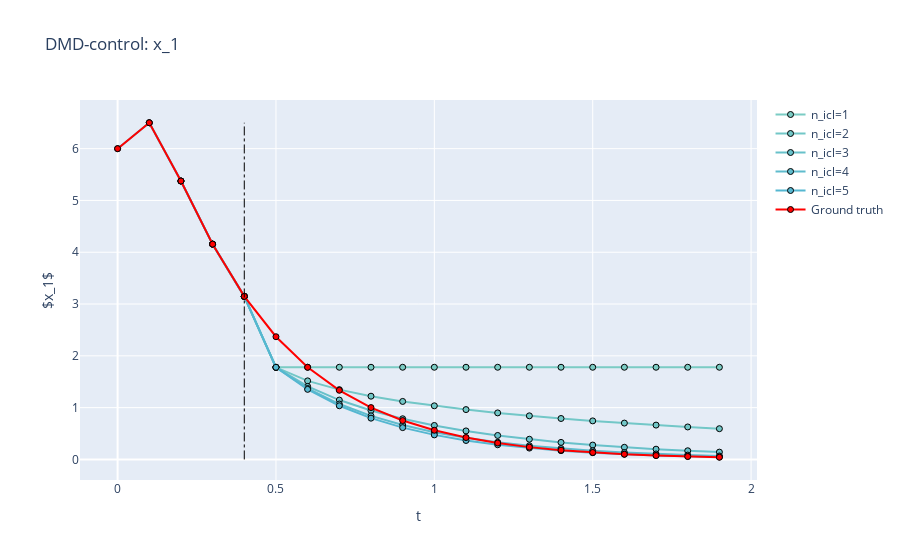
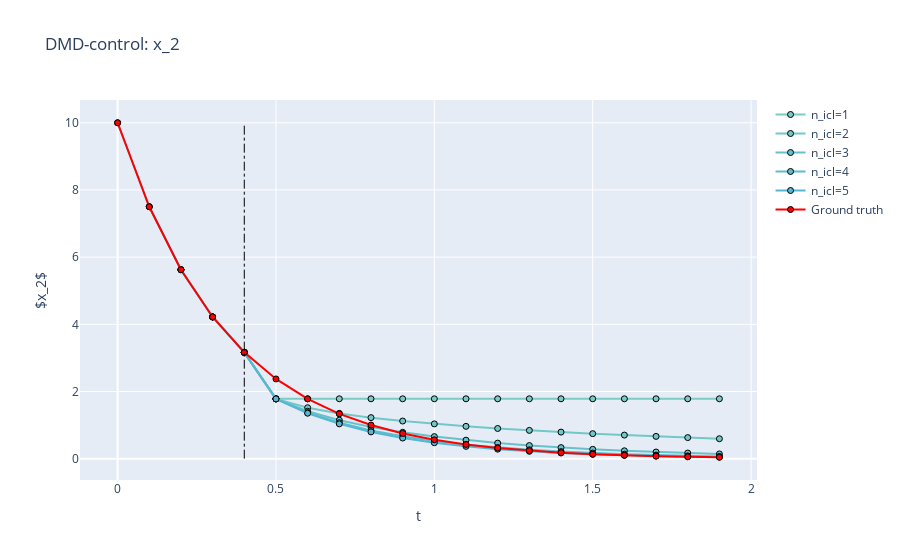
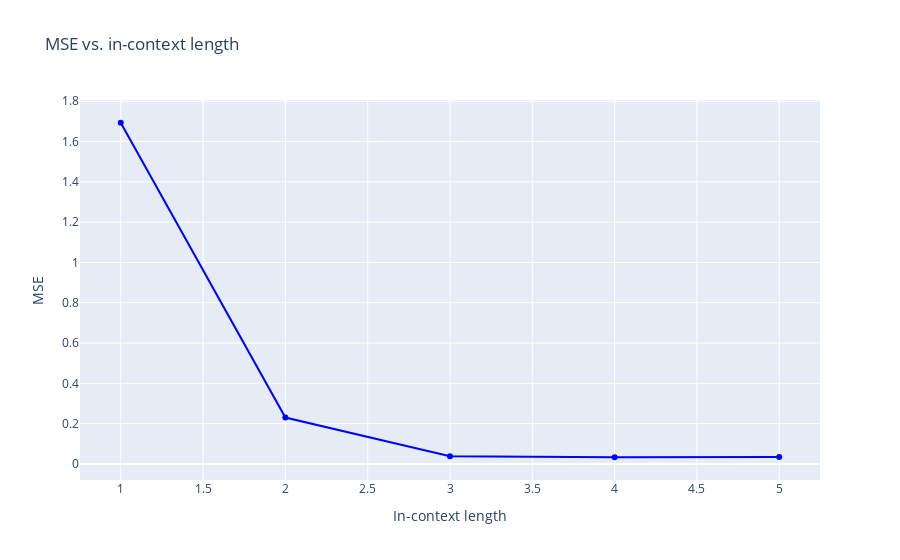

These figures' notebook cell, in order:
### Code cell
T = len(t)
points = np.linspace(0.5, 1.0, T)
color_list = px.colors.sample_colorscale(px.colors.sequential.GnBu, points)
M_icl = T//2 # set max number in-context length to be half of the total time points
M_icl = 5  # Use this to test fixed number of in-context length
m_p = T - M_icl # the size of prediction window

fig1 = go.Figure()
fig2 = go.Figure()
fig3 = go.Figure()
# The main function that iterative estimates
# the closed loop system to use to predict the state x:
 
def compute_dmd_control(X, X_prime):
# def compute_dmd_control(X, X_prime):
    """Computed the approximate system matrices A and B using DMD-control.

    Args:
        X (np.ndarray): The data matrix X consisting of state observations.
        X_prime (np.ndarray): The data matrix X' consisting of state observations.
                             advanced in time by one time step.
    Returns:
        A_approx_cl (np.ndarray): The closed loop matrix A-BK estiamted from data.
    """
    # get system dimension n from X
    n = X.shape[0]
    U, S, Vh = np.linalg.svd(X, full_matrices=False)
    S_inv = np.diag(1/S)
    A_approx_cl = (X_prime)@Vh.T@S_inv@U.T
    return A_approx_cl

mse_list = []
LQR_Q = np.eye(2)
LQR_R = np.eye(1)
for i in range(M_icl):
    # context data X and X' and Gamma 
    # context data X and X'
    X = y_gt_cl[:, M_icl-i-1:M_icl]
    X_prime = y_gt_cl[:, M_icl-i:M_icl+1]
    A_approx_cl = compute_dmd_control(X, X_prime)
    # forward prediction
    for j in range(m_p):
        # we set C = identity to observe all states 
        # in the simulation of this approximated system
        cl_sys = ct.ss(A_approx_cl, [0,0], np.eye(2), 0, dt=0.1)
        prediction_timepoints = np.array([cl_sys.dt]) # only one step ahead
        starting_x = X_prime[:,-1].reshape(-1,1)
        # get the predicted state
        t_sim, y_pred = ct.initial_response(cl_sys, prediction_timepoints, starting_x)
        # update X and X_prime
        X_prime = np.hstack((X_prime, y_pred[:,-1].reshape(-1,1)))
        X = np.hstack((X, X_prime[:,-1].reshape(-1,1)))
        A_approx_cl = compute_dmd_control(X, X_prime)
    # plot this context length only from time points that inclide the context to the end of the prediction window:
    color = color_list[i]
    new_t = np.hstack((t[M_icl-i-1:M_icl], t[M_icl:M_icl+m_p]))
    fig1, fig2 = plot_sys_response((fig1, fig2), new_t, X, name=f'n_icl={i+1}', color=color)
    loss = X - y_gt_cl[:, M_icl-i-1:M_icl+m_p]
    mse = np.mean(loss**2)
    mse_list.append(mse)
# Plot ground truth
fig1, fig2 = plot_sys_response((fig1, fig2), t, y_gt_cl, name='Ground truth', color='red')
fig3.add_trace(go.Scatter(x=np.arange(1, M_icl+1), y=mse_list, 
                          mode='lines+markers', name='MSE', line=dict(color='blue', width=2)))
fig3.update_layout(title='MSE vs. in-context length', 
                   xaxis_title='In-context length', yaxis_title='MSE')

# plot a vertical line at t = wherever M_icl index is.
fig1.add_shape(
    dict(
        type="line",
        x0=t[M_icl-1],
        y0=0,
        x1=t[M_icl-1],
        y1=y_gt_cl[0,].max(),
        line=dict(color="black", width=1, dash="dashdot")
    )
)
fig2.add_shape(
    dict(
        type="line",
        x0=t[M_icl-1],
        y0=0,
        x1=t[M_icl-1],
        y1=np.max(y_gt_cl[1,]),
        line=dict(color="black", width=1, dash="dashdot")
    )
)
fig1.update_layout(title='DMD-control: x_1', xaxis_title='t', yaxis_title='$x_1$')
fig2.update_layout(title='DMD-control: x_2', xaxis_title='t', yaxis_title='$x_2$')
fig1.show()
fig2.show()
fig3.show()

### Figure 1 — Plotly figure (JSON) as saved in the notebook; plotly's stock layout.template omitted (floating-point values rounded to 4 significant figures)
{"data": [{"line": {"color": "rgb(123, 204, 196)", "width": 2}, "marker": {"color": "rgb(123, 204, 196)", "line": {"color": "black", "width": 1}, "size": 6}, "mode": "lines+markers", "name": "n_icl=1", "type": "scatter", "x": [0.4, 0.5, 0.6, 0.7, 0.8, 0.9, 1.0, 1.1, 1.2, 1.3, 1.4, 1.5, 1.6, 1.7, 1.8, 1.9], "y": [3.148, 1.78, 1.78, 1.78, 1.78, 1.78, 1.78, 1.78, 1.78, 1.78, 1.78, 1.78, 1.78, 1.78, 1.78, 1.78]}, {"line": {"color": "rgb(114, 199, 199)", "width": 2}, "marker": {"color": "rgb(114, 199, 199)", "line": {"color": "black", "width": 1}, "size": 6}, "mode": "lines+markers", "name": "n_icl=2", "type": "scatter", "x": [0.3, 0.4, 0.5, 0.6, 0.7, 0.8, 0.9, 1.0, 1.1, 1.2, 1.3, 1.4, 1.5, 1.6, 1.7, 1.8, 1.9], "y": [4.156, 3.148, 1.779, 1.517, 1.347, 1.221, 1.12, 1.035, 0.9624, 0.8985, 0.8417, 0.7907, 0.7443, 0.7019, 0.663, 0.627, 0.5937]}, {"line": {"color": "rgb(104, 193, 202)", "width": 2}, "marker": {"color": "rgb(104, 193, 202)", "line": {"color": "black", "width": 1}, "size": 6}, "mode": "lines+markers", "name": "n_icl=3", "type": "scatter", "x": [0.2, 0.3, 0.4, 0.5, 0.6, 0.7, 0.8, 0.9, 1.0, 1.1, 1.2, 1.3, 1.4, 1.5, 1.6, 1.7, 1.8, 1.9], "y": [5.375, 4.156, 3.148, 1.779, 1.41, 1.146, 0.9448, 0.7855, 0.6566, 0.5508, 0.4632, 0.3902, 0.329, 0.2777, 0.2346, 0.1982, 0.1675, 0.1416]}, {"line": {"color": "rgb(95, 188, 205)", "width": 2}, "marker": {"color": "rgb(95, 188, 205)", "line": {"color": "black", "width": 1}, "size": 6}, "mode": "lines+markers", "name": "n_icl=4", "type": "scatter", "x": [0.1, 0.2, 0.3, 0.4, 0.5, 0.6, 0.7, 0.8, 0.9, 1.0, 1.1, 1.2, 1.3, 1.4, 1.5, 1.6, 1.7, 1.8, 1.9], "y": [6.5, 5.375, 4.156, 3.148, 1.779, 1.37, 1.07, 0.8414, 0.6647, 0.5266, 0.4179, 0.332, 0.2639, 0.2098, 0.1669, 0.1328, 0.1056, 0.08405, 0.06688]}, {"line": {"color": "rgb(85, 183, 209)", "width": 2}, "marker": {"color": "rgb(85, 183, 209)", "line": {"color": "black", "width": 1}, "size": 6}, "mode": "lines+markers", "name": "n_icl=5", "type": "scatter", "x": [0.0, 0.1, 0.2, 0.3, 0.4, 0.5, 0.6, 0.7, 0.8, 0.9, 1.0, 1.1, 1.2, 1.3, 1.4, 1.5, 1.6, 1.7, 1.8, 1.9], "y": [6.0, 6.5, 5.375, 4.156, 3.148, 1.779, 1.353, 1.036, 0.7968, 0.6142, 0.4741, 0.3663, 0.2831, 0.2189, 0.1692, 0.1309, 0.1012, 0.07828, 0.06055, 0.04683]}, {"line": {"color": "red", "width": 2}, "marker": {"color": "red", "line": {"color": "black", "width": 1}, "size": 6}, "mode": "lines+markers", "name": "Ground truth", "type": "scatter", "x": [0.0, 0.1, 0.2, 0.3, 0.4, 0.5, 0.6, 0.7, 0.8, 0.9, 1.0, 1.1, 1.2, 1.3, 1.4, 1.5, 1.6, 1.7, 1.8, 1.9], "y": [6.0, 6.5, 5.375, 4.156, 3.148, 2.369, 1.779, 1.335, 1.001, 0.7508, 0.5631, 0.4224, 0.3168, 0.2376, 0.1782, 0.1336, 0.1002, 0.07517, 0.05638, 0.04228]}], "layout": {"shapes": [{"line": {"color": "black", "dash": "dashdot", "width": 1}, "type": "line", "x0": 0.4, "x1": 0.4, "y0": 0, "y1": 6.5}], "title": {"text": "DMD-control: x_1"}, "xaxis": {"title": {"text": "t"}}, "yaxis": {"title": {"text": "$x_1$"}}}}

### Figure 2 — Plotly figure (JSON) as saved in the notebook; plotly's stock layout.template omitted (floating-point values rounded to 4 significant figures)
{"data": [{"line": {"color": "rgb(123, 204, 196)", "width": 2}, "marker": {"color": "rgb(123, 204, 196)", "line": {"color": "black", "width": 1}, "size": 6}, "mode": "lines+markers", "name": "n_icl=1", "type": "scatter", "x": [0.4, 0.5, 0.6, 0.7, 0.8, 0.9, 1.0, 1.1, 1.2, 1.3, 1.4, 1.5, 1.6, 1.7, 1.8, 1.9], "y": [3.164, 1.783, 1.783, 1.783, 1.783, 1.783, 1.783, 1.783, 1.783, 1.783, 1.783, 1.783, 1.783, 1.783, 1.783, 1.783]}, {"line": {"color": "rgb(114, 199, 199)", "width": 2}, "marker": {"color": "rgb(114, 199, 199)", "line": {"color": "black", "width": 1}, "size": 6}, "mode": "lines+markers", "name": "n_icl=2", "type": "scatter", "x": [0.3, 0.4, 0.5, 0.6, 0.7, 0.8, 0.9, 1.0, 1.1, 1.2, 1.3, 1.4, 1.5, 1.6, 1.7, 1.8, 1.9], "y": [4.219, 3.164, 1.78, 1.517, 1.348, 1.222, 1.12, 1.035, 0.9627, 0.8988, 0.842, 0.7909, 0.7445, 0.7022, 0.6632, 0.6272, 0.5939]}, {"line": {"color": "rgb(104, 193, 202)", "width": 2}, "marker": {"color": "rgb(104, 193, 202)", "line": {"color": "black", "width": 1}, "size": 6}, "mode": "lines+markers", "name": "n_icl=3", "type": "scatter", "x": [0.2, 0.3, 0.4, 0.5, 0.6, 0.7, 0.8, 0.9, 1.0, 1.1, 1.2, 1.3, 1.4, 1.5, 1.6, 1.7, 1.8, 1.9], "y": [5.625, 4.219, 3.164, 1.78, 1.41, 1.146, 0.945, 0.7856, 0.6567, 0.5509, 0.4633, 0.3902, 0.3291, 0.2778, 0.2346, 0.1982, 0.1675, 0.1416]}, {"line": {"color": "rgb(95, 188, 205)", "width": 2}, "marker": {"color": "rgb(95, 188, 205)", "line": {"color": "black", "width": 1}, "size": 6}, "mode": "lines+markers", "name": "n_icl=4", "type": "scatter", "x": [0.1, 0.2, 0.3, 0.4, 0.5, 0.6, 0.7, 0.8, 0.9, 1.0, 1.1, 1.2, 1.3, 1.4, 1.5, 1.6, 1.7, 1.8, 1.9], "y": [7.5, 5.625, 4.219, 3.164, 1.78, 1.37, 1.07, 0.8414, 0.6648, 0.5267, 0.4179, 0.332, 0.2639, 0.2098, 0.1669, 0.1328, 0.1056, 0.08406, 0.06689]}, {"line": {"color": "rgb(85, 183, 209)", "width": 2}, "marker": {"color": "rgb(85, 183, 209)", "line": {"color": "black", "width": 1}, "size": 6}, "mode": "lines+markers", "name": "n_icl=5", "type": "scatter", "x": [0.0, 0.1, 0.2, 0.3, 0.4, 0.5, 0.6, 0.7, 0.8, 0.9, 1.0, 1.1, 1.2, 1.3, 1.4, 1.5, 1.6, 1.7, 1.8, 1.9], "y": [10.0, 7.5, 5.625, 4.219, 3.164, 1.78, 1.353, 1.036, 0.7969, 0.6143, 0.4741, 0.3663, 0.2831, 0.2189, 0.1692, 0.1309, 0.1012, 0.07829, 0.06055, 0.04683]}, {"line": {"color": "red", "width": 2}, "marker": {"color": "red", "line": {"color": "black", "width": 1}, "size": 6}, "mode": "lines+markers", "name": "Ground truth", "type": "scatter", "x": [0.0, 0.1, 0.2, 0.3, 0.4, 0.5, 0.6, 0.7, 0.8, 0.9, 1.0, 1.1, 1.2, 1.3, 1.4, 1.5, 1.6, 1.7, 1.8, 1.9], "y": [10.0, 7.5, 5.625, 4.219, 3.164, 2.373, 1.78, 1.335, 1.001, 0.7508, 0.5631, 0.4224, 0.3168, 0.2376, 0.1782, 0.1336, 0.1002, 0.07517, 0.05638, 0.04228]}], "layout": {"shapes": [{"line": {"color": "black", "dash": "dashdot", "width": 1}, "type": "line", "x0": 0.4, "x1": 0.4, "y0": 0, "y1": 10}], "title": {"text": "DMD-control: x_2"}, "xaxis": {"title": {"text": "t"}}, "yaxis": {"title": {"text": "$x_2$"}}}}

### Figure 3 — Plotly figure (JSON) as saved in the notebook; plotly's stock layout.template omitted (floating-point values rounded to 4 significant figures)
{"data": [{"line": {"color": "blue", "width": 2}, "mode": "lines+markers", "name": "MSE", "type": "scatter", "x": [1, 2, 3, 4, 5], "y": [1.693, 0.2299, 0.03863, 0.03307, 0.03471]}], "layout": {"title": {"text": "MSE vs. in-context length"}, "xaxis": {"title": {"text": "In-context length"}}, "yaxis": {"title": {"text": "MSE"}}}}
